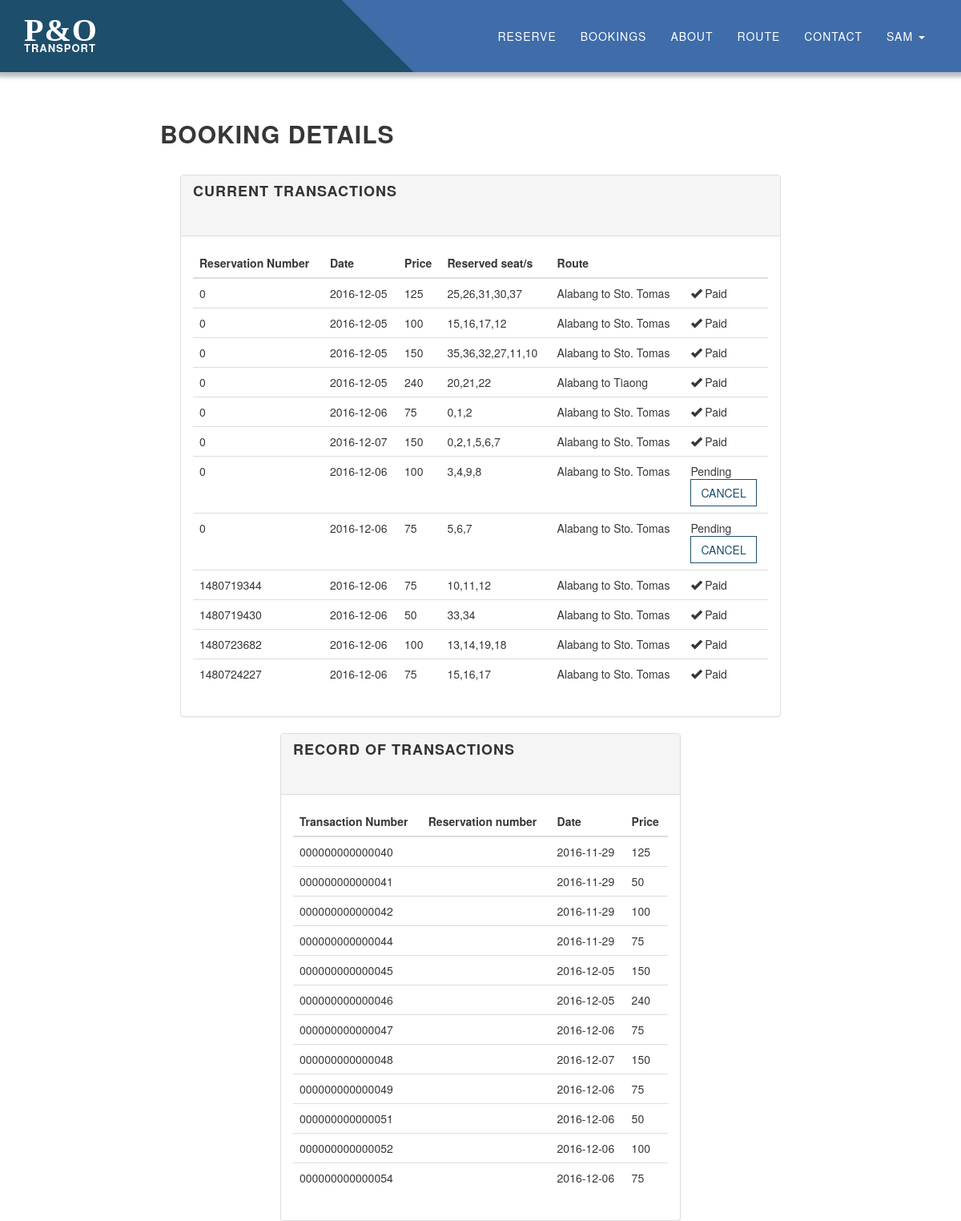
The app's page /booking-details.php (signed in) with its own data.
### tables this page shows
CREATE TABLE `reserve` (
  `Bus_No` varchar(15) NOT NULL,
  `rDate` date NOT NULL,
  `status` set('Yes','No') NOT NULL,
  `cancel` set('Yes','No') NOT NULL,
  `email` varchar(50) NOT NULL,
  `Reserve_Code` int(15) UNSIGNED ZEROFILL NOT NULL,
  `reservation_num` int(11) NOT NULL,
  `DeptTime` time NOT NULL,
  `route` varchar(25) NOT NULL,
  `seatplan` varchar(100) NOT NULL,
  `tPrice` varchar(20) NOT NULL,
  `Trip_Code` int(15) UNSIGNED ZEROFILL NOT NULL,
  `tDate` date NOT NULL,
  `time_verifier` timestamp NOT NULL DEFAULT CURRENT_TIMESTAMP
);

CREATE TABLE `transaction` (
  `Transaction_Code` int(15) UNSIGNED ZEROFILL NOT NULL,
  `Bus_No` varchar(15) NOT NULL,
  `email` varchar(50) NOT NULL,
  `rdate` date NOT NULL,
  `tPrice` varchar(20) NOT NULL,
  `Reserve_Code` int(15) UNSIGNED ZEROFILL NOT NULL,
  `tdate` date NOT NULL
);

### booking-details.php (the view, shortened to what this page needs)
<!DOCTYPE html>
<html lang="en">
<head>
  <link rel="stylesheet" type="text/css" href="vendor/bootstrap/css/bootstrap.min.css">
  <link rel="stylesheet" type="text/css" href="css/booking.css">
  <link rel="stylesheet" type="text/css" href="css/style.css">
</head>
<body data-spy="scroll" data-target="#myScrollspy" data-offset="20">
  <?php include 'navbar.php'; ?>
  <div class="booking-details-container">
    <h2>Booking details</h2>
    <div class="current-transactions-container">
      <div class="panel panel-default">
        <div class="panel-heading ">
          <h4><strong>Current Transactions</strong></h4>
        </div>
        <div class="panel-body">
          <table class="table">
            <thead>
              <tr>
                <th>Reservation Number</th>
                <th>Date</th>
                <th>Price</th>
                <th>Reserved seat/s</th>
                <th>Route</th>
                <th></th>
              </tr>
            </thead>
            <tbody>
              <?php
                $query = "SELECT * FROM `reserve` WHERE `email`='".$_SESSION['email']."'
                          AND `cancel`='No';";
                $result = $db->query($query);
                $numresults = $result->num_rows;
                for ($i = 0; $i < $numresults; $i++) {
                  $row = $result->fetch_assoc();
                  $sp = '';
                  if (strlen($row['seatplan']) > 18)
                    $sp = substr($row['seatplan'], 0, 10)."...";
                  else $sp = $row['seatplan'];
                  echo
                  "<tr id='".$row['Reserve_Code']."'>
                      <td>".$row['reservation_num']."</td>
                      <td>".$row['rDate']."</td>
                      <td>".$row['tPrice']."</td>
                      <td>
                        <div data-toggle=\"popover\" placement=\"top\" data-content=\"".$row['seatplan']."\">".$sp."</div>
                      </td>
                      <td>".$row['route']."</td>";
                  if ($row['status'] === "Yes") {
                    echo "<td><div><span class=\"glyphicon glyphicon-ok\"></span>&nbsp;Paid</div></td>";
                  } else {
                    echo
                    "<td>
                      Pending<br><button type=\"button\" class=\"btn btn-blk btn-default cancel-transaction-btn\" data-toggle=\"modal\" data-target=\"#modal-confirm\">Cancel</button>
                    </td>";
                  }
                  echo "</tr>";
                }
               ?>
            </tbody>
          </table>
        </div>
      </div>
    </div>
    <div class="transactions-history-container">
      <div class="panel panel-default">
        <div class="panel-heading ">
          <h4><strong>Record of transactions</strong></h4>
        </div>
        <div class="panel-body">
          <table class="table">
            <thead>
              <tr>
                <th>Transaction Number</th>
                <th>Reservation number</th>
                <th>Date</th>
                <th>Price</th>
              </tr>
            </thead>
            <tbody>
              <?php
                $query = "SELECT * FROM `transaction` WHERE `email` LIKE '".$_SESSION['email']."';";
                $result = $db->query($query);
                $numresults = $result->num_rows;
                for ($i = 0; $i < $numresults; $i++) {
                  $row = $result->fetch_assoc();
                  echo
                  "<tr>
                    <td>".$row['Transaction_Code']."</td>
                    <td>".$row['reservation_num']."</td>
                    <td>".$row['rdate']."</td>
                    <td>".$row['tPrice']."</td>
                  </tr>";
                }
               ?>
            </tbody>
          </table>
        </div>
      </div>
    </div>
  </div>
</body>
</html>

### css/booking.css (style rules this page uses)
td { word-wrap: break-word; }
.booking-details-container { padding-top: 150px; max-width: 800px; margin: auto; }
.current-transactions-container { max-width: 750px; margin: auto; }
.transactions-history-container { max-width: 500px; margin: auto; }

### css/style.css (style rules this page uses)
body { width: 100%; height: 100%; font-family: "Lora", "Helvetica Neue", Helvetica, Arial, sans-serif; color: rgb(55, 55, 55); background-color: white; overflow-x: hidden; min-width: 350px; }
html { height: 100%; }
h1, h2, h3, h4, h5, h6 { margin: 0 0 35px; text-transform: uppercase; font-family: "Montserrat", "Helvetica Neue", Helvetica, Arial, sans-serif; font-weight: 700; letter-spacing: 1px; }
.btn { text-transform: uppercase; font-family: "Montserrat", "Helvetica Neue", Helvetica, Arial, sans-serif; font-weight: 400; -webkit-transition: all 0.3s ease-in-out; -moz-transition: all 0.3s ease-in-out; transition: all 0.3s ease-in-out; border-radius: 0; }
.btn-default { border: 1px solid #1d4e6c; color: #1d4e6c; background-color: transparent; }
body { webkit-tap-highlight-color: rgba(255, 255, 255, 0.2); }

### records on screen
reserve: reservation_num "0", rDate "2016-12-05", tPrice "125", seatplan "25,26,31,30,37", route "Alabang to Sto. Tomas", status "Yes" (drawn)
reserve: reservation_num "0", rDate "2016-12-05", tPrice "100", seatplan "15,16,17,12", route "Alabang to Sto. Tomas", status "Yes" (drawn)
reserve: reservation_num "0", rDate "2016-12-05", tPrice "150", seatplan "35,36,32,27,11,10", route "Alabang to Sto. Tomas", status "Yes" (drawn)
reserve: reservation_num "0", rDate "2016-12-05", tPrice "240", seatplan "20,21,22", route "Alabang to Tiaong", status "Yes" (drawn)
reserve: reservation_num "0", rDate "2016-12-06", tPrice "75", seatplan "0,1,2", route "Alabang to Sto. Tomas", status "Yes" (drawn)
reserve: reservation_num "0", rDate "2016-12-07", tPrice "150", seatplan "0,2,1,5,6,7", route "Alabang to Sto. Tomas", status "Yes" (drawn)
reserve: reservation_num "0", rDate "2016-12-06", tPrice "100", seatplan "3,4,9,8", route "Alabang to Sto. Tomas", status "Pending"
reserve: reservation_num "0", rDate "2016-12-06", tPrice "75", seatplan "5,6,7", route "Alabang to Sto. Tomas", status "Pending"
reserve: reservation_num "1480719344", rDate "2016-12-06", tPrice "75", seatplan "10,11,12", route "Alabang to Sto. Tomas", status "Yes" (drawn)
reserve: reservation_num "1480719430", rDate "2016-12-06", tPrice "50", seatplan "33,34", route "Alabang to Sto. Tomas", status "Yes" (drawn)
reserve: reservation_num "1480723682", rDate "2016-12-06", tPrice "100", seatplan "13,14,19,18", route "Alabang to Sto. Tomas", status "Yes" (drawn)
reserve: reservation_num "1480724227", rDate "2016-12-06", tPrice "75", seatplan "15,16,17", route "Alabang to Sto. Tomas", status "Yes" (drawn)
transaction: Transaction_Code "000000000000040", rdate "2016-11-29", tPrice "125"
transaction: Transaction_Code "000000000000041", rdate "2016-11-29", tPrice "50"
transaction: Transaction_Code "000000000000042", rdate "2016-11-29", tPrice "100"
transaction: Transaction_Code "000000000000044", rdate "2016-11-29", tPrice "75"
transaction: Transaction_Code "000000000000045", rdate "2016-12-05", tPrice "150"
transaction: Transaction_Code "000000000000046", rdate "2016-12-05", tPrice "240"
transaction: Transaction_Code "000000000000047", rdate "2016-12-06", tPrice "75"
transaction: Transaction_Code "000000000000048", rdate "2016-12-07", tPrice "150"
transaction: Transaction_Code "000000000000049", rdate "2016-12-06", tPrice "75"
transaction: Transaction_Code "000000000000051", rdate "2016-12-06", tPrice "50"
transaction: Transaction_Code "000000000000052", rdate "2016-12-06", tPrice "100"
transaction: Transaction_Code "000000000000054", rdate "2016-12-06", tPrice "75"

### other values on screen
$acc "SAM"
